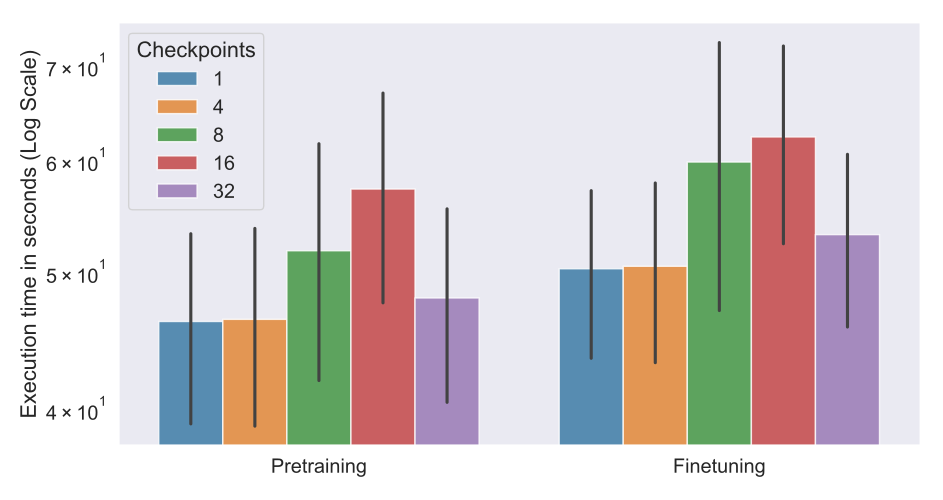

This figure's Python source:

import seaborn as sns
import matplotlib.pyplot as plt
import os
import pandas as pd
import json

SRC = "data/"

data2 = [SRC + f for f in os.listdir(SRC) if f != ".DS_Store"]
data = []
for f in data2: 
    data.extend([f + "/" + f1 for f1 in os.listdir(f) if f1 != ".DS_Store"])

def get_speed(start_path = '.'):
    j = [start_path + "/" + f for f in os.listdir(start_path) if f.endswith(".json")][0]
    d = json.load(open(j, "r"))
    start_time = float(d["entity"]["execution_start_time"]["prov-ml:parameter_value"])
    end_time = float(d["entity"]["execution_end_time"]["prov-ml:parameter_value"])
    return end_time-start_time

d = []
for f in data: 
    size = round(get_speed(f), 3)
    exp = f.split("/")[-2]
    file = f.split("/")[-1]
    checks = 0
    if "16" in exp: checks = 16
    elif "32" in exp: checks = 32
    elif "4" in exp: checks = 4
    elif "8" in exp: checks = 8
    elif "1" in exp: checks = 1
    d.append({"file": exp, "attn": file.split("_")[0], "size": size, "modality": "Pretraining" if exp.split("_")[-1] == "pretrain" else "Finetuning", "checks": checks})

sns.set_style("darkgrid")
sns.set(font_scale=1.3)

d = pd.DataFrame(d).sort_values("file")
g = sns.catplot(
    data=d, kind="bar",
    x="modality", y="size", hue="checks", palette="tab10",
    errorbar="sd", alpha=.8, aspect=1.7, height=5, order=["Pretraining", "Finetuning"]
)
g.set_axis_labels("", "Execution time in seconds (Log Scale)")
g.legend.remove()
plt.legend(title="Checkpoints")
plt.yscale("log")
plt.tight_layout()
plt.savefig("time.pdf")
# plt.show()
